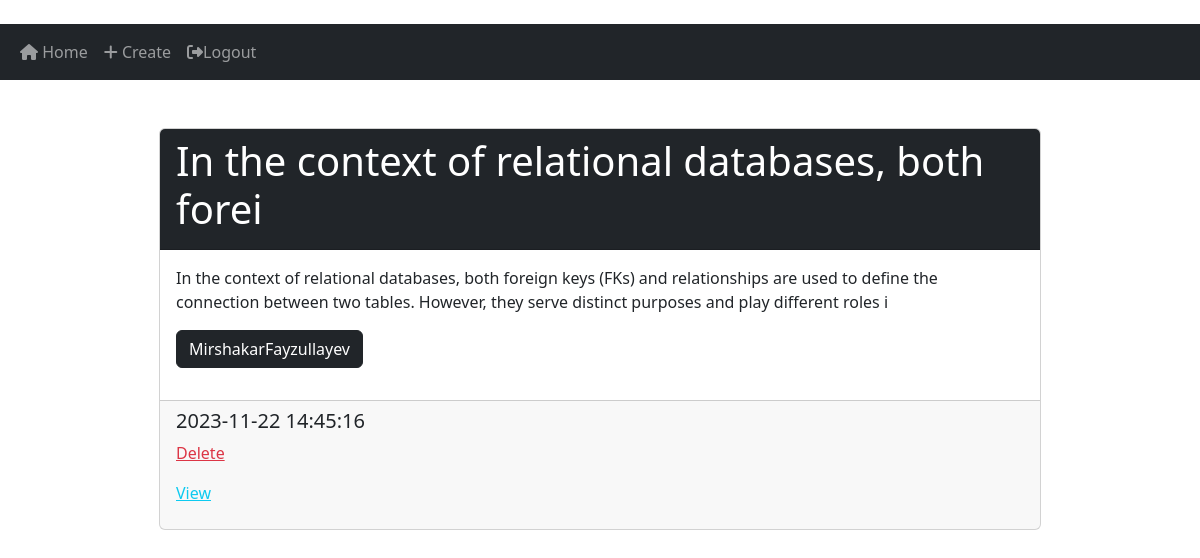
Screenshot of / (signed in) with the database file from the repository.
### website/models.py (models this page shows)
class Post(db.Model):
    id = db.Column(db.Integer, primary_key=True)
    title = db.Column(db.String)  #learn
    text = db.Column(db.Text, nullable=False) #nullable mean is if input is empty
    author_id = db.Column(db.Integer(), db.ForeignKey('user.id', ondelete="CASCADE"), nullable=False) #please find more information for this line
    date_created = db.Column(db.DateTime(timezone=True), default=func.now())
    comments = db.relationship('Comment', backref='comentcha', passive_deletes=True)

class User(db.Model, UserMixin):
    id = db.Column(db.Integer, primary_key=True)
    email = db.Column(db.String(150), unique=True)
    username = db.Column(db.String(150), unique=True)
    password = db.Column(db.String(50))
    date_created = db.Column(db.DateTime(timezone=True), default=func.now())
    posts = db.relationship('Post', backref='usercha', passive_deletes=True)  #backref is important part!!!

### website/views.py (the view)
@views.route('/')
@login_required
def home():
    return render_template('home.html', user=current_user, posts=Post)

### website/__init__.py (called while the page is built)
def create_app():
    app = Flask(__name__)
    app.config['SECRET_KEY'] = 'asdsadsadasfasdasda'
    app.config['SQLALCHEMY_DATABASE_URI'] = f'sqlite:///{DB_NAME}'
    db.init_app(app)
    from .views import views
    from .auth import auth
    from .models import User, Post
    with app.app_context():
        db.create_all()
    app.register_blueprint(views, url_prefix='/')
    app.register_blueprint(auth, url_prefix='/')
    login_manager = LoginManager()
    login_manager.login_view = 'auth.login'
    login_manager.init_app(app)
    @login_manager.user_loader
    def load_user(id):
        return User.query.get(int(id))
    return app

### website/templates/home.html (shortened to what this page needs)
﻿{% extends 'base.html' %}
{% block content %}
<br>
{% for post in posts.query.all()[::-1] %}
    <br>
    <div class="post card mb-3 w-75 mx-auto">
        <div class="card-title card-header bg-dark text-white">
            <h1>{{ post.title[:50] }}</h1>
        </div>
        <div class="card-body">
            <p>{{ post.text[:200] }}<p>
            <a href="/posts/{{ post.usercha.username }}" class="btn btn-dark">{{post.usercha.username }}</a>
        </div>
        <div class="card-footer">
            <h5>{{ post.date_created }}</h5>
            {% if post.author_id == user.id %}
            <p><a href="/delete/{{ post.id }}" class="link-danger">Delete</a></p>
            {% endif %}
            <p><a href="/post/{{ post.id }}" class="link-info">View</a></p>
        </div>
    </div>
    <br>
{% endfor %}
{% endblock %}

### rows the page displays
Post: title "In the context of relational databases, both forei", text "In the context of relational databases, both foreign keys (FKs) and relationships are used to define the connection between two tables. However, they serve distinct purposes and play different roles i", usercha.username "MirshakarFayzullayev", date_created "2023-11-22 14:45:16"
